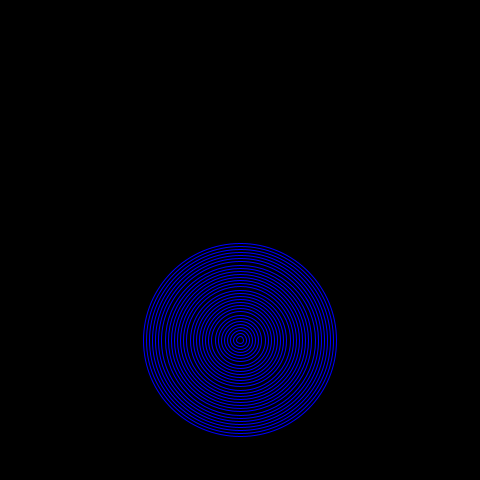
Frame 1 (no input)
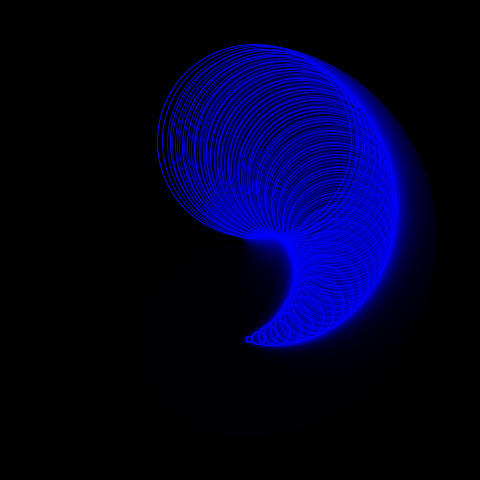
Frame 60 (the mouse pressed at the canvas centre just before this capture)
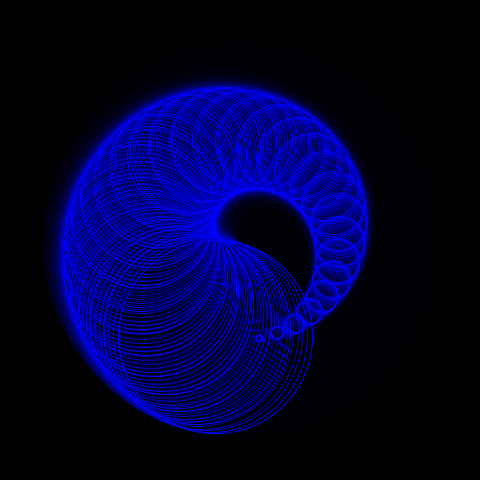
Frame 120 (the mouse held since frame 60 and released just before this capture)

The Processing sketch that drew these frames (run headless with seeded random() and noise(); from frame 60 on, the mouse is pressed at the canvas centre):

// Processing sketch: example06
// ── example06.pde
int NUM = 32;

float cx, cy, radius, maxSpeed, maxSize;
float[] x = new float[NUM];
float[] y = new float[NUM];
float[] angle = new float[NUM];

void setup() {
  size(480, 480);
  colorMode(HSB, 360, 100, 100, 100);
  background(0);
  noFill();

  frameRate(30);
  smooth();
  cx = width/2;
  cy = height/2;
  radius = 100;
  maxSpeed = 3;
  maxSize = 200;
  for (int i=0; i<NUM; i++) {
    angle[i] = 0;
  }
}

void draw() {
  drawFade();
  for (int i=0; i<NUM; i++) {
    float thisSpeed = (maxSpeed / NUM) *i;
    float thisSize = (maxSize / NUM) * i;

    x[i] = cx + (radius * sin(radians(angle[i])));
    y[i] = cx + (radius * cos(radians(angle[i])));
    angle[i] += thisSpeed;
    noFill();
    stroke(240, 100, 100);
    ellipse(x[i], y[i], thisSize, 
    thisSize);
  }
}

void drawFade() {
  noStroke();
  fill(0, 0, 0, 10);
  rect(0, 0, width, height);
}
